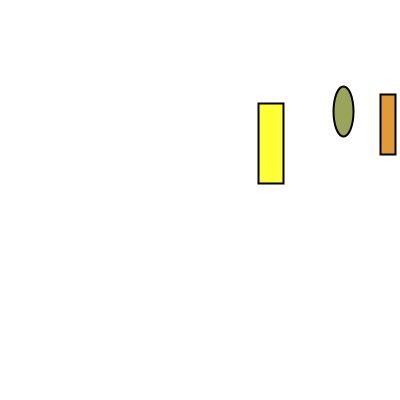
Frame 1 (no input)
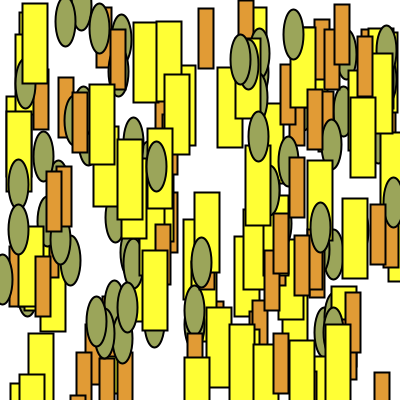
Frame 60 (the mouse pressed at the canvas centre just before this capture)
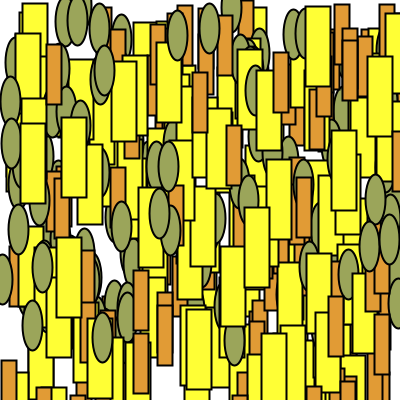
Frame 120 (the mouse held since frame 60 and released just before this capture)

The Processing sketch that drew these frames (run headless with seeded random() and noise(); from frame 60 on, the mouse is pressed at the canvas centre):

// Processing sketch: processing_170637
// ── processing_170637.pde


void setup() {
size(400,400); 
background (255);
strokeWeight(2);
frameRate(20);
}

  void draw(){
  fill(255,255,53);
rect(random(400),random ( height),25,80);
fill(225,155,53);
rect(random(400),random ( height),15,60);
fill(155,165,90);
ellipse(random (width),random(350),20,50);
}
